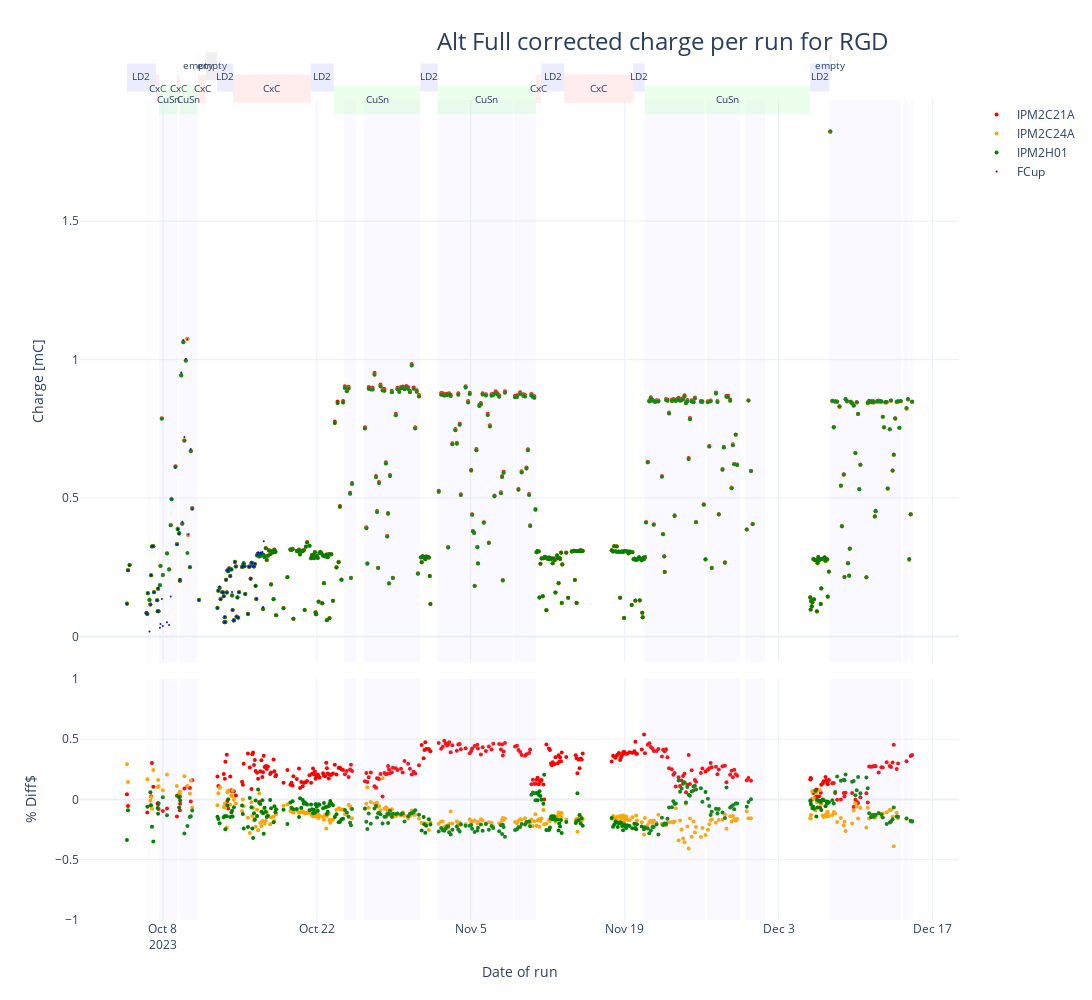

Source (notebook cell):
### Code cell
fig = make_subplots(rows=2, cols=1,shared_xaxes=True,
                    vertical_spacing=0.02, row_heights=[0.7,0.3]) # (specs=[[{"secondary_y": True}]])
fig.update_layout(width=1280, height=1000,
                  title=go.layout.Title(text=f"Alt Full corrected charge per run for RGD", xanchor="left", x=0.4),
                  titlefont=dict(size=24),)
x_scale = dfx.time
fig.add_trace(go.Scatter(x=x_scale, y=dfx.IPM2C21A_corr3, mode='markers', name='IPM2C21A', marker=dict(color='red', size=4)), row=1, col=1)
fig.add_trace(go.Scatter(x=x_scale, y=dfx.IPM2C24A_corr3, mode='markers', name='IPM2C24A', marker=dict(color='orange', size=4)), row=1, col=1)
fig.add_trace(go.Scatter(x=x_scale, y=dfx.IPM2H01_corr3, mode='markers', name='IPM2H01', marker=dict(color='green', size=4)), row=1, col=1)
fig.add_trace(go.Scatter(x=x_scale, y=dfx.loc[dfx.start_time<start_fcup_trouble,"scaler_calc1b_corr"], mode='markers', name='FCup', marker=dict(color='blue', size=2)), row=1, col=1)
# dfx.loc[dfx.start_time<start_fcup_trouble,"time"]                         
fig.add_trace(go.Scatter(x=x_scale, y=(100*(dfx.IPM2C21A_corr3-dfx.charge)/df.charge), mode='markers', name='IPM2C21A', showlegend=False, marker=dict(color='red', size=4)), row=2, col=1)
fig.add_trace(go.Scatter(x=x_scale, y=(100*(dfx.IPM2C24A_corr3-dfx.charge)/df.charge), mode='markers', name='IPM2C24A', showlegend=False, marker=dict(color='orange', size=4)), row=2, col=1)
fig.add_trace(go.Scatter(x=x_scale, y=(100*(dfx.IPM2H01_corr3-dfx.charge)/df.charge), mode='markers', name='IPM2H01', showlegend=False, marker=dict(color='green', size=4)), row=2, col=1)

for i in range(len(beam_stop_in_start)):
     fig.add_vrect(x0=beam_stop_in_start[i],x1=beam_stop_in_end[i], fillcolor="#C0C0FF", opacity=0.1, line_width=0)

target_labels={'empty':(1.06,"#B0B0B0"),'LD2':(1.04,"#A0A0FF"),'CxC':(1.02,"#FFA0A0"),'CuSn':(1.,"#A0FFA0")}
        
for i in range(len(target_change_table)-1):
    time0 = max(target_change_table.iloc[i].name, dfx.iloc[0].time)
    time1 = min(target_change_table.iloc[i+1].name, dfx.iloc[-1].time) 
    target = target_change_table.iloc[i].target
    if time1 > dfx.iloc[0].time and time0 < dfx.iloc[-1].time:
        y_pos = target_labels[target][0]
        fig.add_vrect(x0=time0, x1=time1, xref="x", y0=y_pos-0.025, y1=y_pos+0.025, yref='paper', fillcolor=target_labels[target][1], opacity=0.2, line_width=0, row=1, col=1,
                     label=dict(text=target, font=dict(size=10)))

fig.update_xaxes(title_text="Date of run", row=2, col=1)
fig.update_yaxes(title_text="Charge [mC]", row=1, col=1)
fig.update_yaxes(title_text="% Diff$", range=[-1., 1. ], row=2, col=1)
#fig.update_yaxes(title_text="", titlefont=dict(size=22), tickfont=dict(size=18))
fig.write_image("RGD_Full_corrected_charge_per_run2.pdf",width=1200, height=600)
fig.show()

### Figure 1 — Plotly figure (JSON) as saved in the notebook; plotly's stock layout.template omitted (floating-point values rounded to 4 significant figures; data arrays with more than 128 entries replaced by an {"elided": "..."} marker saying what was removed)
{"data": [{"marker": {"color": "red", "size": 4}, "mode": "markers", "name": "IPM2C21A", "type": "scatter", "x": {"elided": "487 str values"}, "xaxis": "x", "y": {"elided": "487 float values"}, "yaxis": "y"}, {"marker": {"color": "orange", "size": 4}, "mode": "markers", "name": "IPM2C24A", "type": "scatter", "x": {"elided": "487 str values"}, "xaxis": "x", "y": {"elided": "487 float values"}, "yaxis": "y"}, {"marker": {"color": "green", "size": 4}, "mode": "markers", "name": "IPM2H01", "type": "scatter", "x": {"elided": "487 str values"}, "xaxis": "x", "y": {"elided": "487 float values"}, "yaxis": "y"}, {"marker": {"color": "blue", "size": 2}, "mode": "markers", "name": "FCup", "type": "scatter", "x": {"elided": "487 str values"}, "xaxis": "x", "y": [0.1181, 0.2382, 0.257, 0.0855, 0.08179, 0.1563, 0.01887, 0.1161, 0.2219, 0.3265, 0.327, 0.1605, 0.1316, 0.092, 0.1759, 0.09108, 0.03223, 0.04532, 0.1354, 0.03833, 0.05201, 0.04167, 0.1446, 0.496, 0.6091, 0.3321, 0.388, 0.3717, 0.2034, 0.2058, 0.9537, 0.4146, 1.071, 0.7203, 1.002, 1.073, 0.3686, 0.2515, 0.6769, 0.4617, 0.1323, 0.1037, 0.1657, 0.181, 0.1356, 0.1604, 0.1597, 0.1462, 0.05221, 0.07105, 0.05197, 0.2051, 0.1591, 0.2395, 0.2361, 0.2455, 0.2182, 0.242, 0.1614, 0.09583, 0.05827, 0.05906, 0.2691, 0.2525, 0.07188, 0.1414, 0.06824, 0.1601, 0.2509, 0.2549, 0.2643, 0.2534, 0.1534, 0.08164, 0.2522, 0.2531, 0.209, 0.2664, 0.2651, 0.2533, 0.2532, 0.2628, 0.1839, 0.1365, 0.2957, 0.3029, 0.2939, 0.3034, 0.2995, 0.3053, 0.1067, 0.344], "yaxis": "y"}, {"marker": {"color": "red", "size": 4}, "mode": "markers", "name": "IPM2C21A", "showlegend": false, "type": "scatter", "x": {"elided": "487 str values"}, "xaxis": "x2", "y": {"elided": "636 float values"}, "yaxis": "y2"}, {"marker": {"color": "orange", "size": 4}, "mode": "markers", "name": "IPM2C24A", "showlegend": false, "type": "scatter", "x": {"elided": "487 str values"}, "xaxis": "x2", "y": {"elided": "636 float values"}, "yaxis": "y2"}, {"marker": {"color": "green", "size": 4}, "mode": "markers", "name": "IPM2H01", "showlegend": false, "type": "scatter", "x": {"elided": "487 str values"}, "xaxis": "x2", "y": {"elided": "636 float values"}, "yaxis": "y2"}], "layout": {"height": 1000, "shapes": [{"fillcolor": "#C0C0FF", "line": {"width": 0}, "opacity": 0.1, "type": "rect", "x0": "2023-10-06T16:01:36.594000", "x1": "2023-10-06T19:08:57.796000", "xref": "x", "y0": 0, "y1": 1, "yref": "y domain"}, {"fillcolor": "#C0C0FF", "line": {"width": 0}, "opacity": 0.1, "type": "rect", "x0": "2023-10-06T16:01:36.594000", "x1": "2023-10-06T19:08:57.796000", "xref": "x2", "y0": 0, "y1": 1, "yref": "y2 domain"}, {"fillcolor": "#C0C0FF", "line": {"width": 0}, "opacity": 0.1, "type": "rect", "x0": "2023-10-07T15:24:48.931000", "x1": "2023-10-08T07:52:50.636000", "xref": "x", "y0": 0, "y1": 1, "yref": "y domain"}, {"fillcolor": "#C0C0FF", "line": {"width": 0}, "opacity": 0.1, "type": "rect", "x0": "2023-10-07T15:24:48.931000", "x1": "2023-10-08T07:52:50.636000", "xref": "x2", "y0": 0, "y1": 1, "yref": "y2 domain"}, {"fillcolor": "#C0C0FF", "line": {"width": 0}, "opacity": 0.1, "type": "rect", "x0": "2023-10-08T08:16:58.456000", "x1": "2023-10-08T14:15:26.265000", "xref": "x", "y0": 0, "y1": 1, "yref": "y domain"}, {"fillcolor": "#C0C0FF", "line": {"width": 0}, "opacity": 0.1, "type": "rect", "x0": "2023-10-08T08:16:58.456000", "x1": "2023-10-08T14:15:26.265000", "xref": "x2", "y0": 0, "y1": 1, "yref": "y2 domain"}, {"fillcolor": "#C0C0FF", "line": {"width": 0}, "opacity": 0.1, "type": "rect", "x0": "2023-10-08T14:49:12.831000", "x1": "2023-10-09T01:23:14.283000", "xref": "x", "y0": 0, "y1": 1, "yref": "y domain"}, {"fillcolor": "#C0C0FF", "line": {"width": 0}, "opacity": 0.1, "type": "rect", "x0": "2023-10-08T14:49:12.831000", "x1": "2023-10-09T01:23:14.283000", "xref": "x2", "y0": 0, "y1": 1, "yref": "y2 domain"}, {"fillcolor": "#C0C0FF", "line": {"width": 0}, "opacity": 0.1, "type": "rect", "x0": "2023-10-09T01:40:34.115000", "x1": "2023-10-09T06:49:07.173000", "xref": "x", "y0": 0, "y1": 1, "yref": "y domain"}, {"fillcolor": "#C0C0FF", "line": {"width": 0}, "opacity": 0.1, "type": "rect", "x0": "2023-10-09T01:40:34.115000", "x1": "2023-10-09T06:49:07.173000", "xref": "x2", "y0": 0, "y1": 1, "yref": "y2 domain"}, {"fillcolor": "#C0C0FF", "line": {"width": 0}, "opacity": 0.1, "type": "rect", "x0": "2023-10-09T12:47:08.114000", "x1": "2023-10-11T02:25:59.957000", "xref": "x", "y0": 0, "y1": 1, "yref": "y domain"}, {"fillcolor": "#C0C0FF", "line": {"width": 0}, "opacity": 0.1, "type": "rect", "x0": "2023-10-09T12:47:08.114000", "x1": "2023-10-11T02:25:59.957000", "xref": "x2", "y0": 0, "y1": 1, "yref": "y2 domain"}, {"fillcolor": "#C0C0FF", "line": {"width": 0}, "opacity": 0.1, "type": "rect", "x0": "2023-10-11T03:15:18.199000", "x1": "2023-10-11T05:23:26.398000", "xref": "x", "y0": 0, "y1": 1, "yref": "y domain"}, {"fillcolor": "#C0C0FF", "line": {"width": 0}, "opacity": 0.1, "type": "rect", "x0": "2023-10-11T03:15:18.199000", "x1": "2023-10-11T05:23:26.398000", "xref": "x2", "y0": 0, "y1": 1, "yref": "y2 domain"}, {"fillcolor": "#C0C0FF", "line": {"width": 0}, "opacity": 0.1, "type": "rect", "x0": "2023-10-24T10:47:54.883000", "x1": "2023-10-25T13:07:32.883000", "xref": "x", "y0": 0, "y1": 1, "yref": "y domain"}, {"fillcolor": "#C0C0FF", "line": {"width": 0}, "opacity": 0.1, "type": "rect", "x0": "2023-10-24T10:47:54.883000", "x1": "2023-10-25T13:07:32.883000", "xref": "x2", "y0": 0, "y1": 1, "yref": "y2 domain"}, {"fillcolor": "#C0C0FF", "line": {"width": 0}, "opacity": 0.1, "type": "rect", "x0": "2023-10-26T06:33:23.833000", "x1": "2023-10-31T08:45:47.598000", "xref": "x", "y0": 0, "y1": 1, "yref": "y domain"}, {"fillcolor": "#C0C0FF", "line": {"width": 0}, "opacity": 0.1, "type": "rect", "x0": "2023-10-26T06:33:23.833000", "x1": "2023-10-31T08:45:47.598000", "xref": "x2", "y0": 0, "y1": 1, "yref": "y2 domain"}, {"fillcolor": "#C0C0FF", "line": {"width": 0}, "opacity": 0.1, "type": "rect", "x0": "2023-11-01T23:39:55.187000", "x1": "2023-11-08T19:29:40.491000", "xref": "x", "y0": 0, "y1": 1, "yref": "y domain"}, {"fillcolor": "#C0C0FF", "line": {"width": 0}, "opacity": 0.1, "type": "rect", "x0": "2023-11-01T23:39:55.187000", "x1": "2023-11-08T19:29:40.491000", "xref": "x2", "y0": 0, "y1": 1, "yref": "y2 domain"}, {"fillcolor": "#C0C0FF", "line": {"width": 0}, "opacity": 0.1, "type": "rect", "x0": "2023-11-08T22:13:58.525000", "x1": "2023-11-08T22:14:42.258000", "xref": "x", "y0": 0, "y1": 1, "yref": "y domain"}, {"fillcolor": "#C0C0FF", "line": {"width": 0}, "opacity": 0.1, "type": "rect", "x0": "2023-11-08T22:13:58.525000", "x1": "2023-11-08T22:14:42.258000", "xref": "x2", "y0": 0, "y1": 1, "yref": "y2 domain"}, {"fillcolor": "#C0C0FF", "line": {"width": 0}, "opacity": 0.1, "type": "rect", "x0": "2023-11-08T22:56:57.125000", "x1": "2023-11-10T22:02:05.149000", "xref": "x", "y0": 0, "y1": 1, "yref": "y domain"}, {"fillcolor": "#C0C0FF", "line": {"width": 0}, "opacity": 0.1, "type": "rect", "x0": "2023-11-08T22:56:57.125000", "x1": "2023-11-10T22:02:05.149000", "xref": "x2", "y0": 0, "y1": 1, "yref": "y2 domain"}, {"fillcolor": "#C0C0FF", "line": {"width": 0}, "opacity": 0.1, "type": "rect", "x0": "2023-11-20T19:13:16.869000", "x1": "2023-11-26T06:01:10.232000", "xref": "x", "y0": 0, "y1": 1, "yref": "y domain"}, {"fillcolor": "#C0C0FF", "line": {"width": 0}, "opacity": 0.1, "type": "rect", "x0": "2023-11-20T19:13:16.869000", "x1": "2023-11-26T06:01:10.232000", "xref": "x2", "y0": 0, "y1": 1, "yref": "y2 domain"}, {"fillcolor": "#C0C0FF", "line": {"width": 0}, "opacity": 0.1, "type": "rect", "x0": "2023-11-26T11:13:11.806000", "x1": "2023-11-29T11:30:11.912000", "xref": "x", "y0": 0, "y1": 1, "yref": "y domain"}, {"fillcolor": "#C0C0FF", "line": {"width": 0}, "opacity": 0.1, "type": "rect", "x0": "2023-11-26T11:13:11.806000", "x1": "2023-11-29T11:30:11.912000", "xref": "x2", "y0": 0, "y1": 1, "yref": "y2 domain"}, {"fillcolor": "#C0C0FF", "line": {"width": 0}, "opacity": 0.1, "type": "rect", "x0": "2023-11-29T23:38:58.278000", "x1": "2023-12-01T18:13:37.451000", "xref": "x", "y0": 0, "y1": 1, "yref": "y domain"}, {"fillcolor": "#C0C0FF", "line": {"width": 0}, "opacity": 0.1, "type": "rect", "x0": "2023-11-29T23:38:58.278000", "x1": "2023-12-01T18:13:37.451000", "xref": "x2", "y0": 0, "y1": 1, "yref": "y2 domain"}, {"fillcolor": "#C0C0FF", "line": {"width": 0}, "opacity": 0.1, "type": "rect", "x0": "2023-12-07T14:39:28.056000", "x1": "2023-12-14T04:04:00.268000", "xref": "x", "y0": 0, "y1": 1, "yref": "y domain"}, {"fillcolor": "#C0C0FF", "line": {"width": 0}, "opacity": 0.1, "type": "rect", "x0": "2023-12-07T14:39:28.056000", "x1": "2023-12-14T04:04:00.268000", "xref": "x2", "y0": 0, "y1": 1, "yref": "y2 domain"}, {"fillcolor": "#C0C0FF", "line": {"width": 0}, "opacity": 0.1, "type": "rect", "x0": "2023-12-14T08:51:36.541000", "x1": "2023-12-14T19:42:03.871000", "xref": "x", "y0": 0, "y1": 1, "yref": "y domain"}, {"fillcolor": "#C0C0FF", "line": {"width": 0}, "opacity": 0.1, "type": "rect", "x0": "2023-12-14T08:51:36.541000", "x1": "2023-12-14T19:42:03.871000", "xref": "x2", "y0": 0, "y1": 1, "yref": "y2 domain"}, {"fillcolor": "#C0C0FF", "line": {"width": 0}, "opacity": 0.1, "type": "rect", "x0": "2023-12-14T22:50:43.234000", "x1": "2023-12-15T04:42:53", "xref": "x", "y0": 0, "y1": 1, "yref": "y domain"}, {"fillcolor": "#C0C0FF", "line": {"width": 0}, "opacity": 0.1, "type": "rect", "x0": "2023-12-14T22:50:43.234000", "x1": "2023-12-15T04:42:53", "xref": "x2", "y0": 0, "y1": 1, "yref": "y2 domain"}, {"fillcolor": "#A0A0FF", "label": {"font": {"size": 10}, "text": "LD2"}, "line": {"width": 0}, "opacity": 0.2, "type": "rect", "x0": "2023-10-04T17:28:08", "x1": "2023-10-07T08:58:11", "xref": "x", "y0": 1.015, "y1": 1.065, "yref": "y domain"}, {"fillcolor": "#FFA0A0", "label": {"font": {"size": 10}, "text": "CxC"}, "line": {"width": 0}, "opacity": 0.2, "type": "rect", "x0": "2023-10-07T08:58:11", "x1": "2023-10-07T15:37:25", "xref": "x", "y0": 0.995, "y1": 1.045, "yref": "y domain"}, {"fillcolor": "#A0FFA0", "label": {"font": {"size": 10}, "text": "CuSn"}, "line": {"width": 0}, "opacity": 0.2, "type": "rect", "x0": "2023-10-07T15:37:25", "x1": "2023-10-09T06:55:38", "xref": "x", "y0": 0.975, "y1": 1.025, "yref": "y domain"}, {"fillcolor": "#FFA0A0", "label": {"font": {"size": 10}, "text": "CxC"}, "line": {"width": 0}, "opacity": 0.2, "type": "rect", "x0": "2023-10-09T06:55:38", "x1": "2023-10-09T12:51:52", "xref": "x", "y0": 0.995, "y1": 1.045, "yref": "y domain"}, {"fillcolor": "#A0FFA0", "label": {"font": {"size": 10}, "text": "CuSn"}, "line": {"width": 0}, "opacity": 0.2, "type": "rect", "x0": "2023-10-09T12:51:52", "x1": "2023-10-11T04:49:51", "xref": "x", "y0": 0.975, "y1": 1.025, "yref": "y domain"}, {"fillcolor": "#B0B0B0", "label": {"font": {"size": 10}, "text": "empty"}, "line": {"width": 0}, "opacity": 0.2, "type": "rect", "x0": "2023-10-11T04:49:51", "x1": "2023-10-11T05:32:47", "xref": "x", "y0": 1.035, "y1": 1.085, "yref": "y domain"}, {"fillcolor": "#FFA0A0", "label": {"font": {"size": 10}, "text": "CxC"}, "line": {"width": 0}, "opacity": 0.2, "type": "rect", "x0": "2023-10-11T05:32:47", "x1": "2023-10-11T21:46:59", "xref": "x", "y0": 0.995, "y1": 1.045, "yref": "y domain"}, {"fillcolor": "#B0B0B0", "label": {"font": {"size": 10}, "text": "empty"}, "line": {"width": 0}, "opacity": 0.2, "type": "rect", "x0": "2023-10-11T21:46:59", "x1": "2023-10-12T22:30:41", "xref": "x", "y0": 1.035, "y1": 1.085, "yref": "y domain"}, {"fillcolor": "#A0A0FF", "label": {"font": {"size": 10}, "text": "LD2"}, "line": {"width": 0}, "opacity": 0.2, "type": "rect", "x0": "2023-10-12T22:30:41", "x1": "2023-10-14T09:15:40", "xref": "x", "y0": 1.015, "y1": 1.065, "yref": "y domain"}, {"fillcolor": "#FFA0A0", "label": {"font": {"size": 10}, "text": "CxC"}, "line": {"width": 0}, "opacity": 0.2, "type": "rect", "x0": "2023-10-14T09:15:40", "x1": "2023-10-21T10:29:24", "xref": "x", "y0": 0.995, "y1": 1.045, "yref": "y domain"}, {"fillcolor": "#A0A0FF", "label": {"font": {"size": 10}, "text": "LD2"}, "line": {"width": 0}, "opacity": 0.2, "type": "rect", "x0": "2023-10-21T10:29:24", "x1": "2023-10-23T13:01:10", "xref": "x", "y0": 1.015, "y1": 1.065, "yref": "y domain"}, {"fillcolor": "#A0FFA0", "label": {"font": {"size": 10}, "text": "CuSn"}, "line": {"width": 0}, "opacity": 0.2, "type": "rect", "x0": "2023-10-23T13:01:10", "x1": "2023-10-31T10:13:58", "xref": "x", "y0": 0.975, "y1": 1.025, "yref": "y domain"}, {"fillcolor": "#A0A0FF", "label": {"font": {"size": 10}, "text": "LD2"}, "line": {"width": 0}, "opacity": 0.2, "type": "rect", "x0": "2023-10-31T10:13:58", "x1": "2023-11-01T23:53:45", "xref": "x", "y0": 1.015, "y1": 1.065, "yref": "y domain"}, {"fillcolor": "#A0FFA0", "label": {"font": {"size": 10}, "text": "CuSn"}, "line": {"width": 0}, "opacity": 0.2, "type": "rect", "x0": "2023-11-01T23:53:45", "x1": "2023-11-10T22:14:18", "xref": "x", "y0": 0.975, "y1": 1.025, "yref": "y domain"}, {"fillcolor": "#FFA0A0", "label": {"font": {"size": 10}, "text": "CxC"}, "line": {"width": 0}, "opacity": 0.2, "type": "rect", "x0": "2023-11-10T22:14:18", "x1": "2023-11-11T09:47:31", "xref": "x", "y0": 0.995, "y1": 1.045, "yref": "y domain"}, {"fillcolor": "#A0A0FF", "label": {"font": {"size": 10}, "text": "LD2"}, "line": {"width": 0}, "opacity": 0.2, "type": "rect", "x0": "2023-11-11T09:47:31", "x1": "2023-11-13T12:03:22", "xref": "x", "y0": 1.015, "y1": 1.065, "yref": "y domain"}, {"fillcolor": "#FFA0A0", "label": {"font": {"size": 10}, "text": "CxC"}, "line": {"width": 0}, "opacity": 0.2, "type": "rect", "x0": "2023-11-13T12:03:22", "x1": "2023-11-19T18:37:53", "xref": "x", "y0": 0.995, "y1": 1.045, "yref": "y domain"}, {"fillcolor": "#A0A0FF", "label": {"font": {"size": 10}, "text": "LD2"}, "line": {"width": 0}, "opacity": 0.2, "type": "rect", "x0": "2023-11-19T18:37:53", "x1": "2023-11-20T19:46:48", "xref": "x", "y0": 1.015, "y1": 1.065, "yref": "y domain"}, {"fillcolor": "#A0FFA0", "label": {"font": {"size": 10}, "text": "CuSn"}, "line": {"width": 0}, "opacity": 0.2, "type": "rect", "x0": "2023-11-20T19:46:48", "x1": "2023-12-05T20:41:39", "xref": "x", "y0": 0.975, "y1": 1.025, "yref": "y domain"}, {"fillcolor": "#A0A0FF", "label": {"font": {"size": 10}, "text": "LD2"}, "line": {"width": 0}, "opacity": 0.2, "type": "rect", "x0": "2023-12-05T20:41:39", "x1": "2023-12-07T14:50:33", "xref": "x", "y0": 1.015, "y1": 1.065, "yref": "y domain"}, {"fillcolor": "#B0B0B0", "label": {"font": {"size": 10}, "text": "empty"}, "line": {"width": 0}, "opacity": 0.2, "type": "rect", "x0": "2023-12-07T14:50:33", "x1": "2023-12-07T19:35:13", "xref": "x", "y0": 1.035, "y1": 1.085, "yref": "y domain"}], "title": {"font": {"size": 24}, "text": "Alt Full corrected charge per run for RGD", "x": 0.4, "xanchor": "left"}, "width": 1280, "xaxis": {"anchor": "y", "autorange": true, "domain": [0, 1], "matches": "x2", "range": ["2023-09-30 12:13:49.0422", "2023-12-19 08:31:56.4578"], "showticklabels": false, "type": "date"}, "xaxis2": {"anchor": "y2", "autorange": true, "domain": [0, 1], "range": ["2023-09-30 12:13:49.0422", "2023-12-19 08:31:56.4578"], "title": {"text": "Date of run"}, "type": "date"}, "yaxis": {"anchor": "x", "autorange": true, "domain": [0.314, 1], "range": [-0.0935, 1.937], "title": {"text": "Charge [mC]"}, "type": "linear"}, "yaxis2": {"anchor": "x2", "domain": [0, 0.294], "range": [-1, 1], "title": {"text": "% Diff$"}, "type": "linear"}}}
